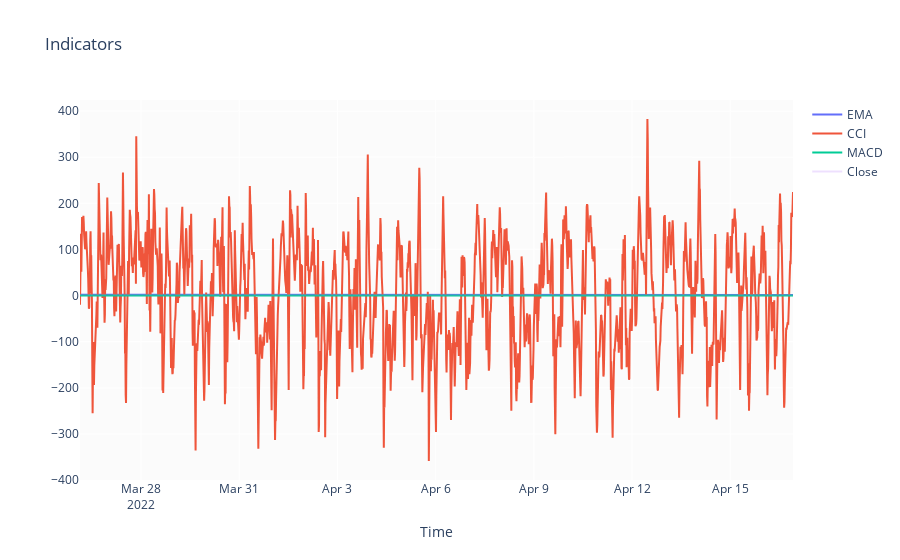

The notebook cell this image was saved under:
### Markdown cell above
### Indicators

### Code cell
fig = go.Figure()
fig.update_layout(
    title='Indicators',
    xaxis_title='Time',
    )
fig.add_trace(go.Scatter(x=btc_df.time, y=btc_df.EMA, name='EMA'))
fig.add_trace(go.Scatter(x=btc_df.time, y=btc_df.CCI, name='CCI'))
fig.add_trace(go.Scatter(x=btc_df.time, y=btc_df.MACD, name='MACD'))
fig.add_trace(go.Scatter(x=btc_df.time, y=btc_df.close, name='Close', opacity=0.2))
fig.show()
fig.write_image(f'images/{img_name}RSI.png')

### Figure 1 — Plotly figure (JSON) as saved in the notebook; plotly's stock layout.template omitted (floating-point values rounded to 4 significant figures; data arrays with more than 128 entries replaced by an {"elided": "..."} marker saying what was removed)
{"data": [{"name": "EMA", "type": "scatter", "x": {"elided": "2092 str values"}, "y": {"elided": "2092 float values"}}, {"name": "CCI", "type": "scatter", "x": {"elided": "2092 str values"}, "y": {"elided": "2092 float values"}}, {"name": "MACD", "type": "scatter", "x": {"elided": "2092 str values"}, "y": {"elided": "2092 float values"}}, {"name": "Close", "opacity": 0.2, "type": "scatter", "x": {"elided": "2092 str values"}, "y": {"elided": "2092 float values"}}], "layout": {"autosize": true, "title": {"text": "Indicators"}, "xaxis": {"autorange": true, "range": ["2022-03-26 03:15", "2022-04-16 22:00"], "title": {"text": "Time"}, "type": "date"}, "yaxis": {"autorange": true, "range": [-399.9, 424.1], "type": "linear"}}}
